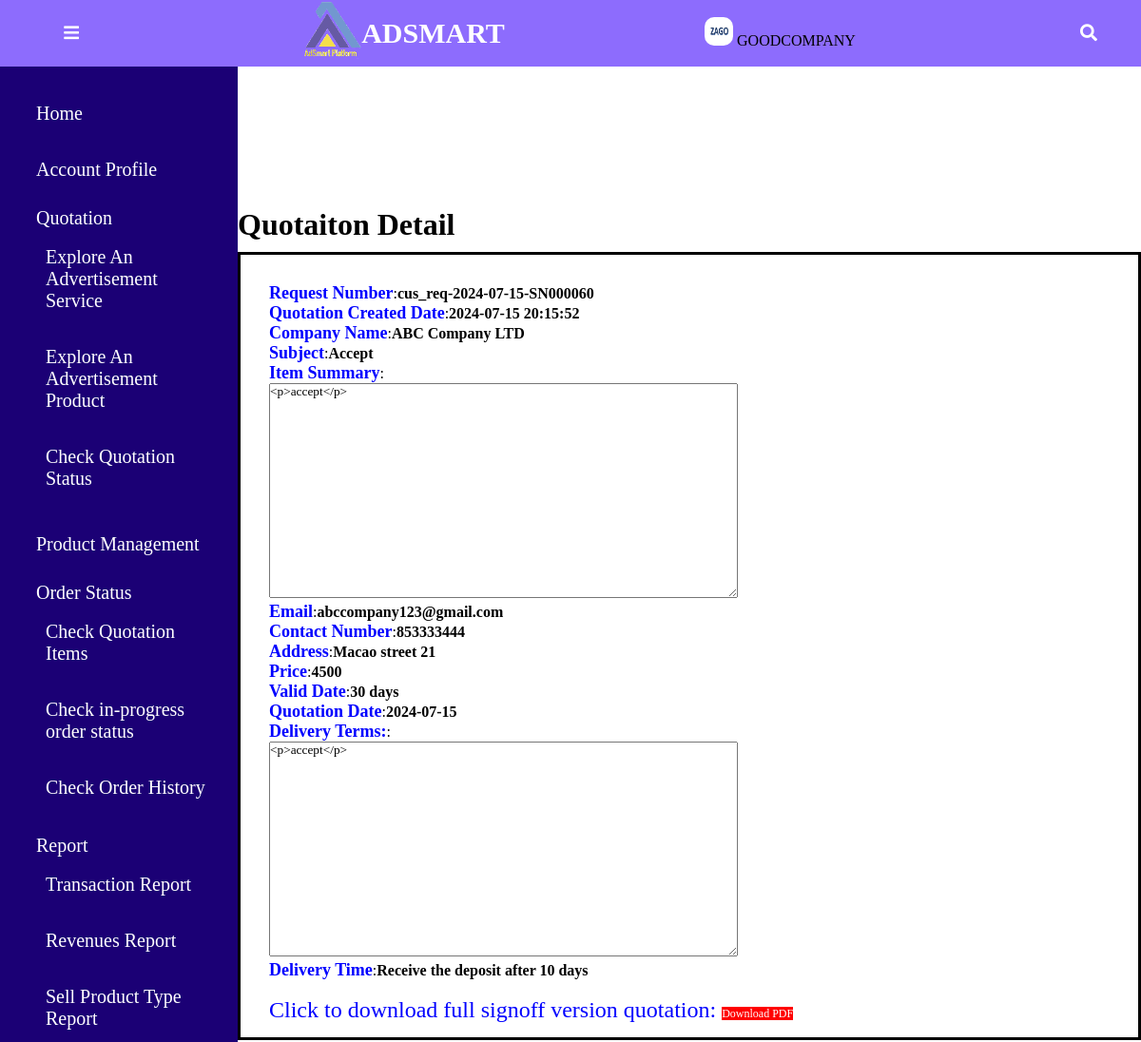
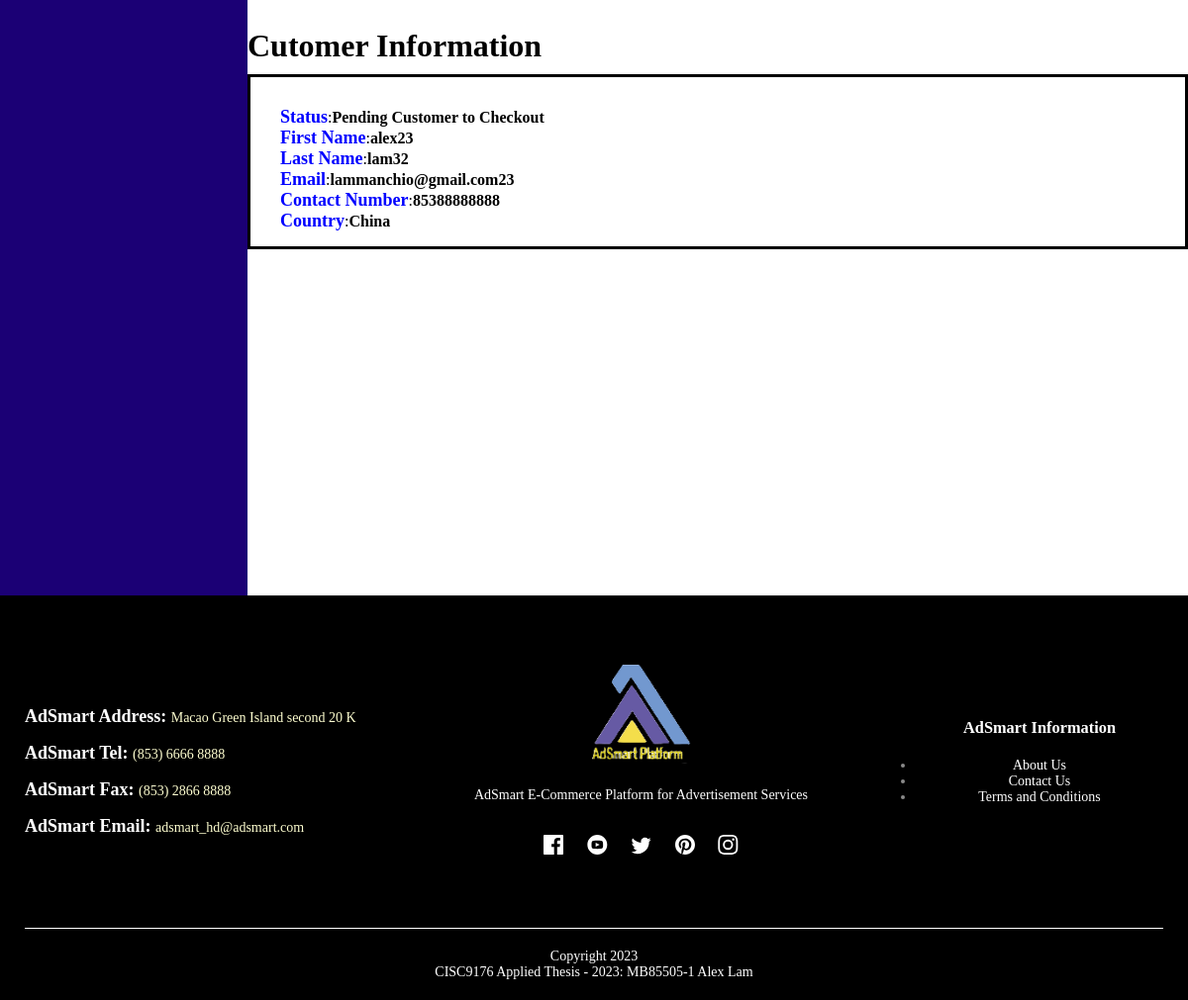
Screenshot of /order_ticket/Adsmart_check_quotation_info.php?req_number=cus_req-2024-07-15-SN000060 (signed in) with the database file from the repository (2 pictures, top to bottom).
### tables this page shows
CREATE TABLE `adsmart_business_partner` (
  `shop_code` int(11) NOT NULL,
  `user_id` varchar(100) NOT NULL,
  `company_name` varchar(255) NOT NULL,
  `company_chinese_name` varchar(255) NOT NULL,
  `company_reg_number` varchar(100) NOT NULL,
  `company_reg_address` varchar(255) NOT NULL,
  `country` varchar(100) NOT NULL,
  `contact_number` varchar(255) NOT NULL,
  `email` varchar(100) NOT NULL,
  `image_name` varchar(255) NOT NULL,
  `password` varchar(255) NOT NULL,
  `password_confirm` varchar(255) NOT NULL,
  `print_ads` tinyint(1) NOT NULL,
  `broadcast_ads` tinyint(1) NOT NULL,
  `outdoor_ads` tinyint(1) NOT NULL,
  `telemarketing_ads` tinyint(1) NOT NULL,
  `events_ads` tinyint(1) NOT NULL,
  `placement_ads` tinyint(1) NOT NULL,
  `display_ads` tinyint(1) NOT NULL,
  `search_ads` tinyint(1) NOT NULL,
  `social_ads` tinyint(1) NOT NULL,
  `video_ads` tinyint(1) NOT NULL,
  `native_ads` tinyint(1) NOT NULL,
  `influencer_ads` tinyint(1) NOT NULL,
  `poster` tinyint(1) NOT NULL,
  `sticker` tinyint(1) NOT NULL,
  `print_material` tinyint(1) NOT NULL,
  `clothes_product` tinyint(1) NOT NULL,
  `tnc` tinyint(1) NOT NULL,
  `description` varchar(255) NOT NULL,
  `apply_status` varchar(100) NOT NULL
);

CREATE TABLE `quotation_content` (
  `id` int(11) NOT NULL,
  `quotation_id` int(11) NOT NULL,
  `req_number` varchar(255) NOT NULL,
  `quotation_date` varchar(100) NOT NULL,
  `valid_day` varchar(100) NOT NULL,
  `company_id` int(11) NOT NULL,
  `company_name` varchar(255) NOT NULL,
  `company_email` varchar(255) NOT NULL,
  `reg_number` varchar(255) NOT NULL,
  `reg_country` varchar(255) NOT NULL,
  `customer_name` varchar(255) NOT NULL,
  `customer_email` varchar(255) NOT NULL,
  `customer_number` varchar(255) NOT NULL,
  `subject` varchar(255) NOT NULL,
  `Item_summary` longtext NOT NULL,
  `price` int(11) NOT NULL,
  `delivery_terms` longtext NOT NULL,
  `delivery_time` varchar(100) NOT NULL,
  `created_date` datetime NOT NULL DEFAULT current_timestamp(),
  `bp_filename` varchar(255) NOT NULL,
  `bp_size` int(11) NOT NULL,
  `bp_type` varchar(50) NOT NULL,
  `bp_file_upload_date` datetime NOT NULL DEFAULT current_timestamp(),
  `cs_filename` varchar(255) NOT NULL,
  `cs_size` int(11) NOT NULL,
  `cs_type` varchar(50) NOT NULL,
  `cs_file_upload_date` datetime NOT NULL DEFAULT current_timestamp()
);

CREATE TABLE `adsmart_customer` (
  `id` int(11) NOT NULL,
  `user_id` varchar(100) NOT NULL,
  `first_name` varchar(255) NOT NULL,
  `last_name` varchar(255) NOT NULL,
  `password` varchar(255) NOT NULL,
  `contact_number` varchar(100) NOT NULL,
  `country` varchar(255) NOT NULL,
  `email` varchar(100) NOT NULL,
  `image_name` varchar(255) NOT NULL DEFAULT 'user-3.png',
  `password_confirm` varchar(255) NOT NULL,
  `print_ads` tinyint(1) NOT NULL,
  `broadcast_ads` tinyint(1) NOT NULL,
  `outdoor_ads` tinyint(1) NOT NULL,
  `telemarketing_ads` tinyint(1) NOT NULL,
  `events_ads` tinyint(1) NOT NULL,
  `placement_ads` tinyint(1) NOT NULL,
  `display_ads` tinyint(1) NOT NULL,
  `search_ads` tinyint(1) NOT NULL,
  `social_ads` tinyint(1) NOT NULL,
  `video_ads` tinyint(1) NOT NULL,
  `native_ads` tinyint(1) NOT NULL,
  `influencer_ads` tinyint(1) NOT NULL,
  `print_material` tinyint(1) NOT NULL,
  `poster` tinyint(1) NOT NULL,
  `sticker` tinyint(1) NOT NULL,
  `clothes_product` tinyint(1) NOT NULL,
  `tnc` tinyint(1) NOT NULL,
  `company_name` varchar(255) NOT NULL,
  `company_country` varchar(255) NOT NULL,
  `department_name` varchar(100) NOT NULL,
  `staff_number` varchar(255) NOT NULL,
  `title` varchar(255) NOT NULL,
  `work_number` varchar(100) NOT NULL
);

### order_ticket/Adsmart_check_quotation_info.php (the view, shortened to what this page needs)
<?php
if(isset($_SESSION['user2']) && isset($_SESSION['shopcode'])){
    include '../partials-front/after_company_login_menu.php';
}
elseif (isset($_SESSION['user1'])){
    include '../partials-front/after_customer_login_menu.php';
}else {include '../partials-front/menu.php';}
?>
<div style="background:#1b0075">
<?php  include('../partials-front/company_left_bar.php');?>
  <div class='container-fluid' style ="padding-bottom:300px;">
            	   	<div class='reg' style='width: 1000px; margin-top:100px; text-align:left;'>
			<?php
			$req_number = $_GET['req_number'];
			$sql2 = "SELECT * From quotation_content a join adsmart_business_partner b on a.company_id = b.shop_code where a.req_number = '$req_number' ";
			$res2 = mysqli_query($conn, $sql2);
			echo "<div class='small-container cart-page'>";
			echo "<h1>Quotaiton Detail</h1>";
			echo "<div class='checkout_form' style='padding-bottom:15px;'>";
			echo "<form action='handle_checkout_item.php' method='post'>";
			if($res2==TRUE){
			    $rows=mysqli_fetch_assoc($res2);
			    $contact_number = $rows['contact_number'];
			    $cus_user_id =$rows['customer_name'];
		          $id= $rows['quotation_id'];
			    $company_name = $rows['company_name'];
			    $company_email = $rows['company_email'];
			    $country= $rows['reg_country'];
			     $price = $rows['price'];
			    $item_summary = $rows['Item_summary'];
			    $valid_day = $rows['valid_day'];
			    $subject = $rows['subject'];
			    $quotation_date = $rows['quotation_date'];
			    $delivery_terms = $rows['delivery_terms'];
			    $delivery_time = $rows['delivery_time'];
			    $created_date = $rows['created_date'];
			    echo "<label>Request Number</label>:<b>". $req_number."</b><br>";
			    echo "<label>Quotation Created Date</label>:<b>". $created_date."</b><br>";
			    echo "<label>Company Name</label>:<b>". $company_name."</b><br>";
			    echo "<label>Subject</label>:<b>". $subject."</b><br>";
			    echo "<label>Item Summary</label>:<br>";
			    ?>
			    <?php
			    echo "<textarea   id ='myTextarea' name='item_summary' rows='14' cols='65' readonly>";
			    echo $item_summary;
			    echo "</textarea><br>";
			    echo "<label>Email</label>:<b>".$company_email."</b><br>";
			    echo "<label>Contact Number</label>:<b>".$contact_number."</b><br>";
			    echo "<label>Address</label>:<b>".$country."</b><br>";
			    echo "<label>Price</label>:<b>".$price."</b><br>";
			    echo "<label>Valid Date</label>:<b>".$valid_day."</b><br>";
			    echo "<label>Quotation Date</label>:<b>".$quotation_date."</b><br>";
			    echo "<label>Delivery Terms:</label>:<br>";
			    echo "<textarea   id ='myTextarea'  rows='14' cols='65' readonly>";
			    echo $delivery_terms;
			    echo "</textarea><br>";
			    echo "<label>Delivery Time</label>:<b>".$delivery_time."</b><br><br>";
			    echo  "<p style='text-transform:none; font-size:24px; color:Blue;'>Click to download full signoff version quotation: <a href='".USER_INTERACTION."handle_bp_download_full_signoff.php?id=".$id."' style='background:red; color:white;'>Download PDF</a></p>";
			    echo "</div>";
                        }?>
<h1>Cutomer Information</h1>
				<div class="checkout_form" style='padding-bottom:15px;'>
			<?php
			$sql3 = "SELECT * from adsmart_customer where user_id = '$cus_user_id'";
			$res3 = mysqli_query($conn, $sql3);
			        $row2=mysqli_fetch_assoc($res3);
			            $first_name =$row2['first_name'];
			            $last_name =$row2['last_name'];
			            $cs_email =$row2['email'];
			            $contact_number =$row2['contact_number'];
			            $cus_address = $row2['country'];
			            echo "<label>Status</label>:<b>Pending Customer to Checkout</b><br>";
			            echo "<label>First Name</label>:<b>".$first_name."</b><br>";
			            echo "<label>Last Name</label>:<b>".$last_name."</b><br>";
			            echo "<label>Email</label>:<b>".$cs_email."</b><br>";
			            echo "<label>Contact Number</label>:<b>".$contact_number."</b><br>";
			            echo "<label>Country</label>:<b>".$cus_address."</b><br>";
			            ?>
		</div>
</div>
</div>
</div>
     <?php  include('../partials-front/footer.php');?>

### partials-front/after_company_login_menu.php (shortened to what this page needs)
<?php
include('../config/constants.php');
 ?>
<!DOCTYPE html>
<html>
<head>
<link href="../css/style.css" rel="stylesheet" />
<link rel="stylesheet" href="https://cdnjs.cloudflare.com/ajax/libs/font-awesome/5.15.3/css/all.min.css"/>
</head>
<body>
<div class="navbar">
    <nav>
      <label for="show-menu" class="menu-icon"><i class="fas fa-bars"></i></label>
      <div class="content">
      <div class="logo"><a href="#"><img src="../images/AdSmart_logo.png" style="width:60px; height:60px;"></a></div>
      <div class="logo"><a href="#">ADSMART</a></div>
      </div>
      <label >
      <?php
      $account_name = $_SESSION['user2'];
      $shop_code =$_SESSION['shopcode'];
      $sql ="SELECT image_name FROM adsmart_business_partner where user_id='$account_name' AND shop_code='$shop_code'";
      $res = mysqli_query($conn, $sql);
      $count =mysqli_num_rows($res);
      if($count>0){
          while($rows=mysqli_fetch_assoc($res))
          {
              $image_name=$rows['image_name'];
        ?>
        <?php
    				if($image_name!=""){
    				                ?>
    				                <img src="<?php  echo IMAGES;?>/images/company/<?php echo $image_name;?>" width="30px" height="30px" style="border-radius: 10px;">
    				                <?php
    				            }else {
    				                echo "<div class='error'> image not existed </div>";
    				            }
    				            ?>
      <?php
    				        }
      }
    				?>
      <a href="Adsmart_partners_personal_space.php" style="color:black; text-transform: uppercase;"><?php echo $_SESSION['user2']; ?> </a>
    				</label>
      <label for="show-search" class="search-icon"><i class="fas fa-search"></i></label>
    </nav>
  </div>

### css/style.css (style rules this page uses)
* { margin: 0; padding: 0; box-sizing: border-box; text-decoration: none; font-family: 'Roboto Slab', serif; }
.navbar { background: #8d6cfd; position: fixed; width: 100%; }
.navbar nav { position: relative; display: flex; max-width: calc(100% - 200px); margin: 0 auto; height: 70px; align-items: center; justify-content: space-between; }
nav .content { display: flex; align-items: center; }
.content .logo a { color: #fff; font-size: 30px; font-weight: 600; }
.navbar .search-icon, .navbar .menu-icon { color: #fff; font-size: 18px; cursor: pointer; line-height: 70px; width: 70px; text-align: center; }
.navbar .menu-icon { display: none; }
@media screen and (max-width: 1800px) { .navbar nav { max-width: 100%; padding: 0 20px; } }
@media screen and (max-width: 1250px) { .navbar .menu-icon { display: block; } }
a { text-decoration: none; color: #555; }
p { color: #555; }
.small-container h1 { margin-top:23px; margin-bottom: 10px; }
.small-container { padding-top:10%; max-width: 1080px; margin: auto; }
.menu-icon { width: 28px; margin-left: 20px; display: none; }
.cart-page { margin:auto; }
form a { font-size:12px; }
.reg { text-align:center; max-width: 1080px; margin: 20px auto; }
.checkout_form { flex-basis:30%; min-width: 350px; margin-bottom: 30px; border: 3px solid black; padding-left: 30px; padding-top: 30px; }
.checkout_form label { font-weight: bold; color: Blue; font-size:18px; }
.checkout_form p { Color:#fff; }
.container-fluid { display: flex; background: #fff; width: calc(100% - 250px); margin-left: 250px; }

### rows the page displays
adsmart_business_partner: image_name (picture)
quotation_content: created_date "2024-07-15 20:15:52", adsmart_business_partner.company_name "ABC Company LTD", subject "Accept", item_summary "<p>accept</p>", company_email "abccompany123@gmail.com", adsmart_business_partner.contact_number "853333444", reg_country "Macao street 21", price "4500", valid_day "30 days", quotation_date "2024-07-15", delivery_terms "<p>accept</p>", delivery_time "Receive the deposit after 10 days"
adsmart_customer: first_name "alex23", last_name "lam32", email "lammanchio@gmail.com23", contact_number "85388888888", country "China"

### other values shown
$_SESSION['user2'] "GOODCOMPANY"
$req_number "cus_req-2024-07-15-SN000060"
